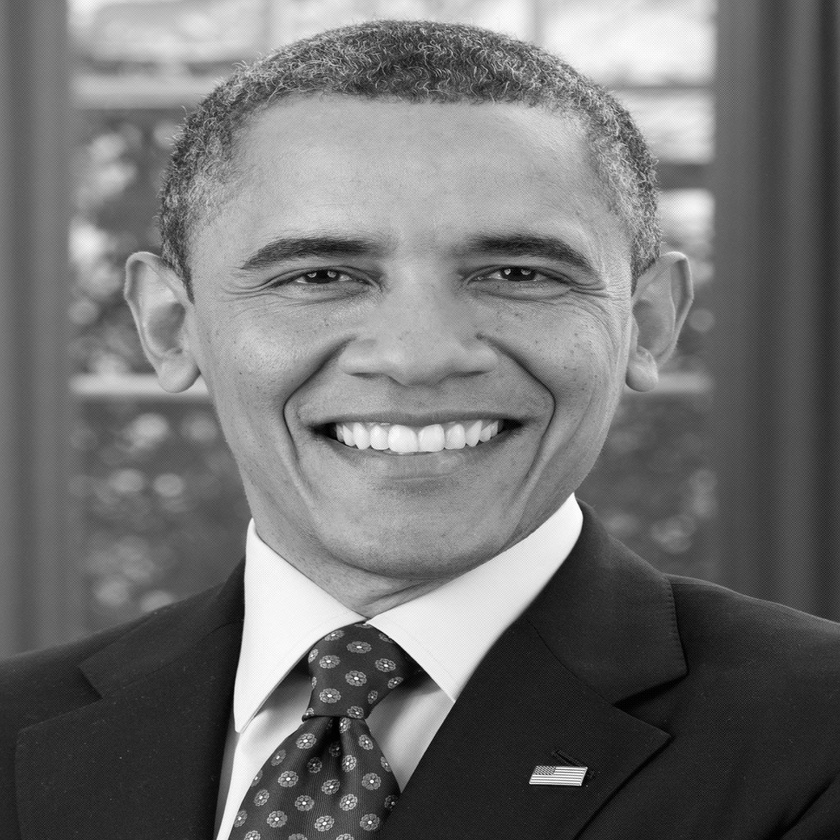
#> input picture FabioDavide/Robust Watermarking/image_with_watermark.jpg, 840 x 840 px, shrunk from 2048 x 2048 before the run
$ python embed.py --host-image image_with_watermark.jpg --watermark-image Obama.jpg --output-image out.png --secret-file Obama.jpg
#> lines starting #> are read from the running program, lines starting #| are printed output that depends on the picture; after the words box and inside, x2 and y2 are one past the last pixel; in counts of white or black regions, pixels touching at a corner belong together
#!/usr/bin/env python

import argparse
import cv2
import random
import numpy as np
import json

jpeg_quant = np.array(
    [
        [16, 11, 10, 16, 24, 40, 51, 61],
        [12, 12, 14, 19, 26, 58, 60, 55],
        [14, 13, 16, 24, 40, 57, 69, 56],
        [14, 17, 22, 29, 51, 87, 80, 62],
        [18, 22, 37, 56, 68, 109, 103, 77],
        [24, 35, 55, 64, 81, 104, 113, 92],
        [49, 64, 78, 87, 103, 121, 120, 101],
        [72, 92, 95, 98, 112, 100, 103, 99]
    ]
)

choosable = np.zeros_like(jpeg_quant)
choosable[0,2] = 1
choosable[1,1] = 1
choosable[2,0] = 1
choosable[0,3] = 1
choosable[1,2] = 1
choosable[2,1] = 1
choosable[3,0] = 1

def get_args():
    parser = argparse.ArgumentParser(description="Watermark Embedder")
    parser.add_argument("-i", "--host-image", required=True, type=str)
    parser.add_argument("-w", "--watermark-image", required=True, type=str)
    parser.add_argument("-o", "--output-image", required=True, type=str)
    parser.add_argument("-s", "--secret-file", required=True, type=str)
    parser.add_argument('-r', '--random-seed', default=0, type=int)
    return parser.parse_args()

def torus_automorphism_permutation(img, m, k=1):
    img_result = np.zeros_like(img)

    for i in range(img.shape[0]):
        for j in range(img.shape[1]):
            new_i = (i + j) % m
            new_j = (k*i + (k+1)*j) % m
            img_result[new_i, new_j] = img[i, j]

    return img_result

def main(args):

    random.seed(args.random_seed)

    key_info = {}
    img_host = cv2.imread(args.host_image, cv2.IMREAD_COLOR)
#> img_host is the input picture: shape (840, 840, 3); min 0, max 255, mean 113.5
    img_mark = cv2.imread(args.watermark_image, cv2.IMREAD_GRAYSCALE)
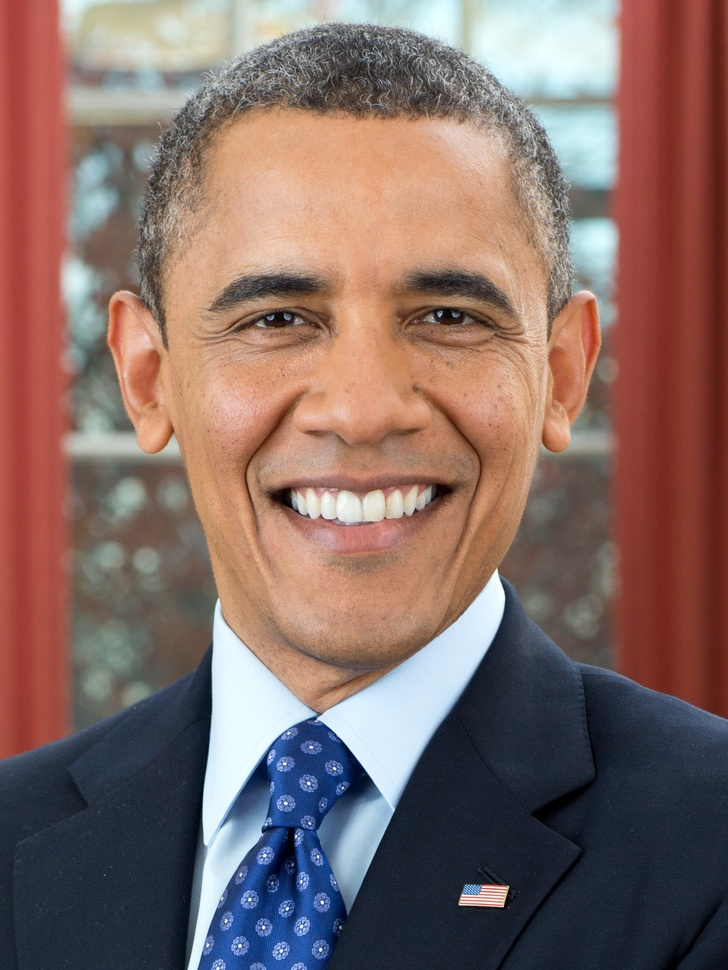
#> input picture FabioDavide/Robust Watermarking/Obama.jpg, 728 x 970 px, shrunk from 1217 x 1622 before the run
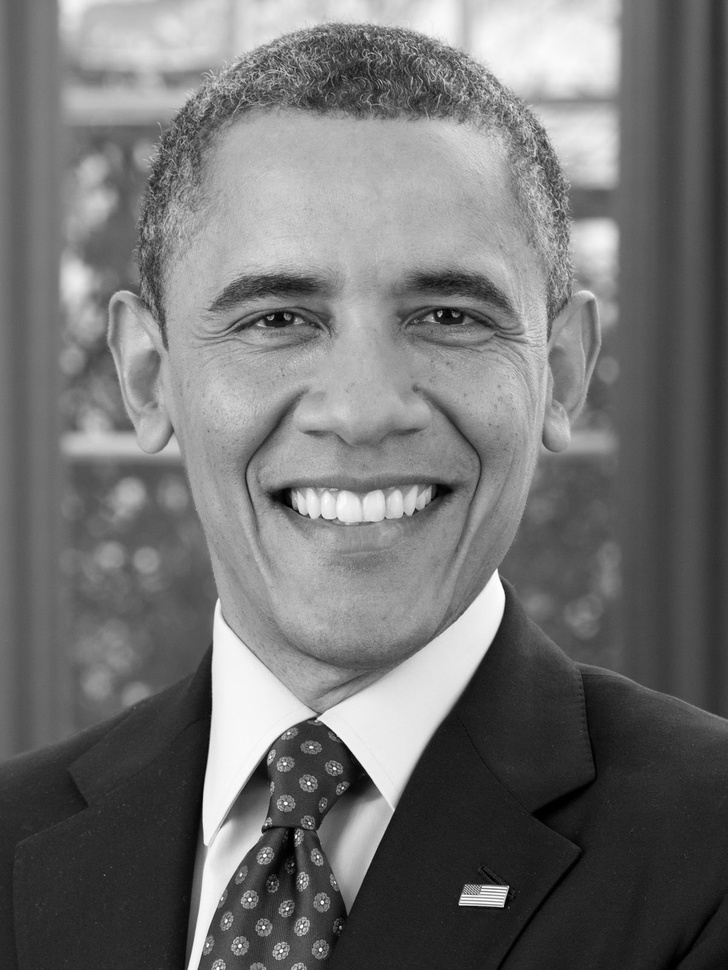
#> img_mark: shape (970, 728); min 0, max 255, mean 114

    _, img_mark = cv2.threshold(img_mark, 0, 1, cv2.THRESH_BINARY)
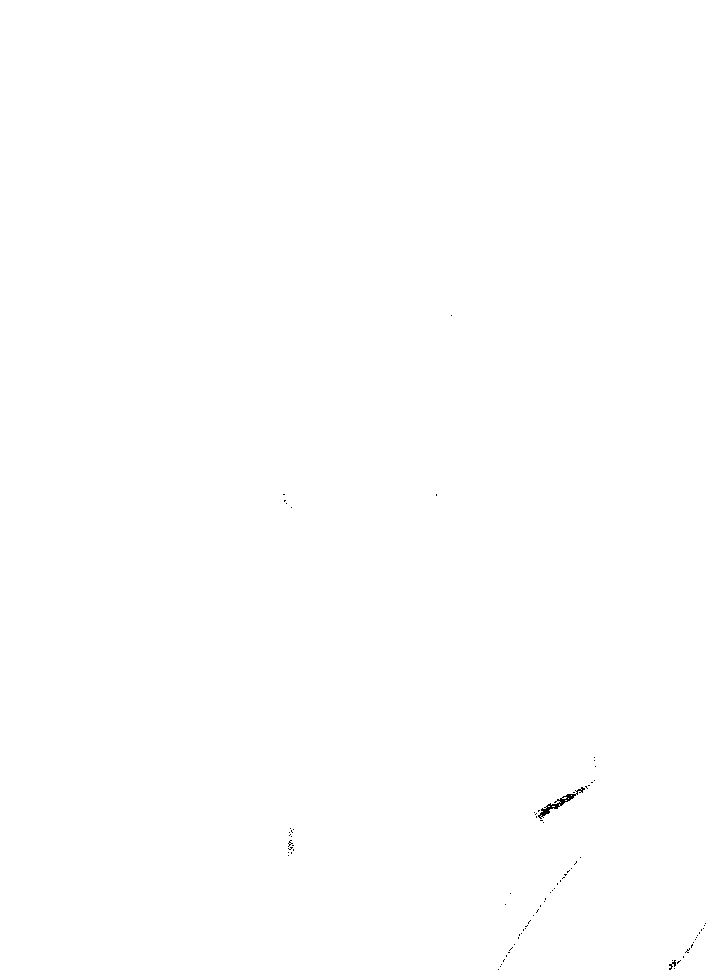
#> img_mark: shape (970, 728); values 0 (black) and 1 (white), 99.9% white; black in thin lines or dots, all inside (x1, y1, x2, y2) = (283, 315, 706, 970)

    for i in range(32):
        for j in range(32):
            print(img_mark[i,j], end=' ')
        print()
#> this loop made 32 passes
#| 1 1 1 1 1 1 1 1 1 1 1 1 1 1 1 1 1 1 1 1 1 1 1 1 1 1 1 1 1 1 1 1
#| 1 1 1 1 1 1 1 1 1 1 1 1 1 1 1 1 1 1 1 1 1 1 1 1 1 1 1 1 1 1 1 1
#| 1 1 1 1 1 1 1 1 1 1 1 1 1 1 1 1 1 1 1 1 1 1 1 1 1 1 1 1 1 1 1 1
#| 1 1 1 1 1 1 1 1 1 1 1 1 1 1 1 1 1 1 1 1 1 1 1 1 1 1 1 1 1 1 1 1
#| 1 1 1 1 1 1 1 1 1 1 1 1 1 1 1 1 1 1 1 1 1 1 1 1 1 1 1 1 1 1 1 1
#| 1 1 1 1 1 1 1 1 1 1 1 1 1 1 1 1 1 1 1 1 1 1 1 1 1 1 1 1 1 1 1 1
#| 1 1 1 1 1 1 1 1 1 1 1 1 1 1 1 1 1 1 1 1 1 1 1 1 1 1 1 1 1 1 1 1
#| 1 1 1 1 1 1 1 1 1 1 1 1 1 1 1 1 1 1 1 1 1 1 1 1 1 1 1 1 1 1 1 1
#> (further printed lines are left out)

    # STEP1
    k = 1
    m = img_mark.shape[0]
#> m = 970
    img_mark = torus_automorphism_permutation(img_mark, m=m, k=k)
#> after the loop in torus_automorphism_permutation, `for i in range(img.shape[0]):`:
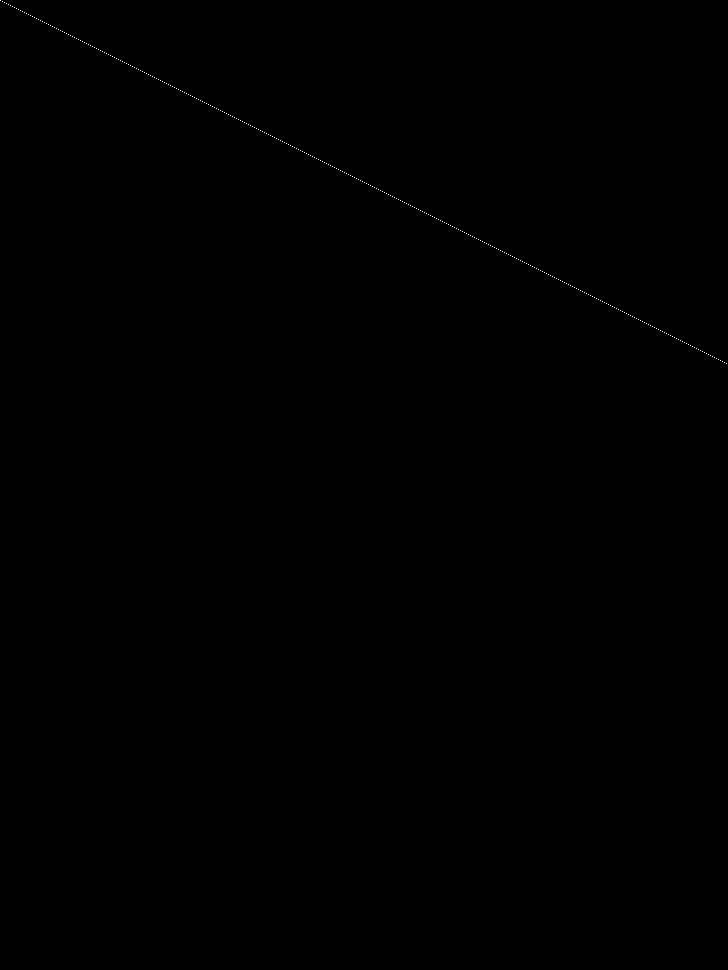
#> img_result: shape (970, 728); values 0 (black) and 1 (white), 0.05% white in thin lines or dots, all inside (x1, y1, x2, y2) = (0, 0, 727, 364)
    key_info['k'] = k
    key_info['m'] = m

    # STEP2
    img_host = cv2.cvtColor(np.float32(img_host), cv2.COLOR_BGR2YUV)
    img_host_y = img_host[:, :, 0]

    # STEP3
    blocks = {}
    for i in range(img_host_y.shape[0] // 8):
        for j in range(img_host_y.shape[1] // 8):
            dct = cv2.dct(img_host_y[i*8:(i+1)*8, j*8:(j+1)*8])
            dct_quant = np.int32(dct / jpeg_quant)
            blocks[(i, j)] = {
                'cnt': np.count_nonzero(dct_quant),
                'dct_q': dct_quant,
                'dct': dct,
            }

    # STEP4
    M = 18
    key_info['M'] = M

    cnt = 0
    blk_info = []
    for blk in sorted(blocks.items(), key=lambda x: x[1]['cnt'], reverse=True):
        #print(blk)
        candidate = np.stack(np.nonzero(blk[1]['dct_q'] * choosable), 1)
        candidate = candidate.tolist()
        # TODO: should be flexible, random smaller than 2
        if len(candidate) == 0:
            continue
        com = random.sample(candidate, 1)
        blk_info.append({
            'blk_pos': blk[0],
            'dct_pos': com,
        })

        #import ipdb; ipdb.set_trace()
        for c in com:
            C = blk[1]['dct'][tuple(c)]
            r = np.abs(C) % M
            q = np.abs(C) // M
            sign = 1 if C >= 0 else -1
            wbit = img_mark[cnt // img_mark.shape[1], cnt % img_mark.shape[1]]

            if wbit:
                r_ = 3 * M / 4
                C_low = sign * ((q-1) * M + r_)
                C_high = sign * (q * M + r_)
            else:
                r_ = M / 4
                C_low = sign * (q * M + r_)
                C_high = sign * ((q+1) * M + r_)

            C_star = C_low if np.abs(C_low - C) <= np.abs(C_high - C) else C_high
            blk[1]['dct'][tuple(c)] = C_star
            cnt += 1
            if cnt >= img_mark.size:
                break

        if cnt >= img_mark.size:
            break

    key_info['blocks'] = blk_info

    # STEP 6
    img_host_y_new = np.zeros_like(img_host_y)
    for blk in blocks.items():
        img_host_y_new[blk[0][0]*8:(blk[0][0]+1)*8, blk[0][1]*8:(blk[0][1]+1)*8] = cv2.idct(blk[1]['dct'])

    # STEP 7
    f = 0
    D = img_host_y - img_host_y_new
    img_host_y_new = img_host_y_new + f * D

    # STEP 8
    img_host = np.concatenate((np.expand_dims(img_host_y_new,-1), img_host[:,:,1:]), -1)
    img_host = cv2.cvtColor(img_host, cv2.COLOR_YUV2BGR)
    cv2.imwrite(args.output_image, img_host)

    with open(args.secret_file, 'w') as f:
        json.dump(key_info, f)

if __name__ == '__main__':
#> (the run stopped early here; a loop or call above may not have finished)
